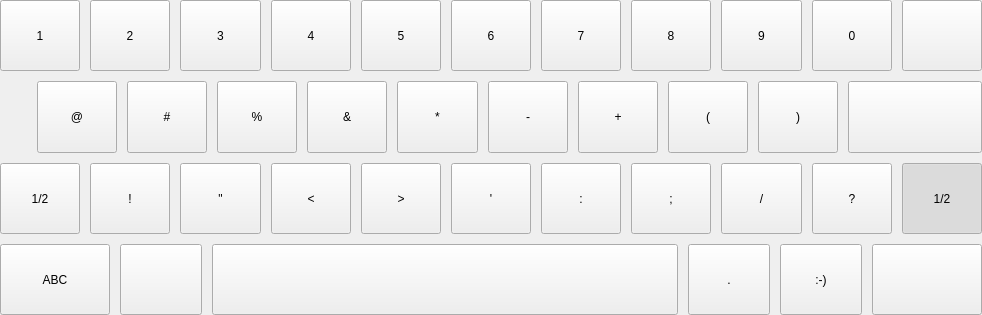
<?xml version="1.0" encoding="UTF-8"?>
<ui version="4.0">
 <class>QExtSymbolKeyboard</class>
 <widget class="QWidget" name="QExtSymbolKeyboard">
  <property name="geometry">
   <rect>
    <x>0</x>
    <y>0</y>
    <width>982</width>
    <height>315</height>
   </rect>
  </property>
  <property name="windowTitle">
   <string>Form</string>
  </property>
  <property name="styleSheet">
   <string notr="true"/>
  </property>
  <layout class="QVBoxLayout" name="verticalLayout">
   <property name="spacing">
    <number>10</number>
   </property>
   <property name="leftMargin">
    <number>0</number>
   </property>
   <property name="topMargin">
    <number>0</number>
   </property>
   <property name="rightMargin">
    <number>0</number>
   </property>
   <property name="bottomMargin">
    <number>0</number>
   </property>
   <item>
    <layout class="QHBoxLayout" name="horizontalLayout">
     <item>
      <widget class="QPushButton" name="btn1">
       <property name="sizePolicy">
        <sizepolicy hsizetype="Preferred" vsizetype="Preferred">
         <horstretch>1</horstretch>
         <verstretch>0</verstretch>
        </sizepolicy>
       </property>
       <property name="sizeIncrement">
        <size>
         <width>4</width>
         <height>3</height>
        </size>
       </property>
       <property name="baseSize">
        <size>
         <width>80</width>
         <height>60</height>
        </size>
       </property>
       <property name="text">
        <string>1</string>
       </property>
       <attribute name="buttonGroup">
        <string notr="true">buttonGroup</string>
       </attribute>
      </widget>
     </item>
     <item>
      <widget class="QPushButton" name="btn2">
       <property name="sizePolicy">
        <sizepolicy hsizetype="Preferred" vsizetype="Preferred">
         <horstretch>1</horstretch>
         <verstretch>0</verstretch>
        </sizepolicy>
       </property>
       <property name="text">
        <string>2</string>
       </property>
       <attribute name="buttonGroup">
        <string notr="true">buttonGroup</string>
       </attribute>
      </widget>
     </item>
     <item>
      <widget class="QPushButton" name="btn3">
       <property name="sizePolicy">
        <sizepolicy hsizetype="Preferred" vsizetype="Preferred">
         <horstretch>1</horstretch>
         <verstretch>0</verstretch>
        </sizepolicy>
       </property>
       <property name="text">
        <string>3</string>
       </property>
       <attribute name="buttonGroup">
        <string notr="true">buttonGroup</string>
       </attribute>
      </widget>
     </item>
     <item>
      <widget class="QPushButton" name="btn4">
       <property name="sizePolicy">
        <sizepolicy hsizetype="Preferred" vsizetype="Preferred">
         <horstretch>1</horstretch>
         <verstretch>0</verstretch>
        </sizepolicy>
       </property>
       <property name="text">
        <string>4</string>
       </property>
       <attribute name="buttonGroup">
        <string notr="true">buttonGroup</string>
       </attribute>
      </widget>
     </item>
     <item>
      <widget class="QPushButton" name="btn5">
       <property name="sizePolicy">
        <sizepolicy hsizetype="Preferred" vsizetype="Preferred">
         <horstretch>1</horstretch>
         <verstretch>0</verstretch>
        </sizepolicy>
       </property>
       <property name="text">
        <string>5</string>
       </property>
       <attribute name="buttonGroup">
        <string notr="true">buttonGroup</string>
       </attribute>
      </widget>
     </item>
     <item>
      <widget class="QPushButton" name="btn6">
       <property name="sizePolicy">
        <sizepolicy hsizetype="Preferred" vsizetype="Preferred">
         <horstretch>1</horstretch>
         <verstretch>0</verstretch>
        </sizepolicy>
       </property>
       <property name="text">
        <string>6</string>
       </property>
       <attribute name="buttonGroup">
        <string notr="true">buttonGroup</string>
       </attribute>
      </widget>
     </item>
     <item>
      <widget class="QPushButton" name="btn7">
       <property name="sizePolicy">
        <sizepolicy hsizetype="Preferred" vsizetype="Preferred">
         <horstretch>1</horstretch>
         <verstretch>0</verstretch>
        </sizepolicy>
       </property>
       <property name="text">
        <string>7</string>
       </property>
       <attribute name="buttonGroup">
        <string notr="true">buttonGroup</string>
       </attribute>
      </widget>
     </item>
     <item>
      <widget class="QPushButton" name="btn8">
       <property name="sizePolicy">
        <sizepolicy hsizetype="Preferred" vsizetype="Preferred">
         <horstretch>1</horstretch>
         <verstretch>0</verstretch>
        </sizepolicy>
       </property>
       <property name="text">
        <string>8</string>
       </property>
       <attribute name="buttonGroup">
        <string notr="true">buttonGroup</string>
       </attribute>
      </widget>
     </item>
     <item>
      <widget class="QPushButton" name="btn9">
       <property name="sizePolicy">
        <sizepolicy hsizetype="Preferred" vsizetype="Preferred">
         <horstretch>1</horstretch>
         <verstretch>0</verstretch>
        </sizepolicy>
       </property>
       <property name="text">
        <string>9</string>
       </property>
       <attribute name="buttonGroup">
        <string notr="true">buttonGroup</string>
       </attribute>
      </widget>
     </item>
     <item>
      <widget class="QPushButton" name="btn10">
       <property name="sizePolicy">
        <sizepolicy hsizetype="Preferred" vsizetype="Preferred">
         <horstretch>1</horstretch>
         <verstretch>0</verstretch>
        </sizepolicy>
       </property>
       <property name="text">
        <string>0</string>
       </property>
       <attribute name="buttonGroup">
        <string notr="true">buttonGroup</string>
       </attribute>
      </widget>
     </item>
     <item>
      <widget class="QPushButton" name="backspace">
       <property name="sizePolicy">
        <sizepolicy hsizetype="Preferred" vsizetype="Preferred">
         <horstretch>1</horstretch>
         <verstretch>0</verstretch>
        </sizepolicy>
       </property>
       <property name="text">
        <string/>
       </property>
       <property name="icon">
        <iconset resource="res.qrc">
         <normaloff>:/QExtKeyboard/images/backspace.png</normaloff>:/QExtKeyboard/images/backspace.png</iconset>
       </property>
       <property name="iconSize">
        <size>
         <width>48</width>
         <height>48</height>
        </size>
       </property>
      </widget>
     </item>
    </layout>
   </item>
   <item>
    <layout class="QHBoxLayout" name="horizontalLayout_2">
     <item>
      <widget class="QWidget" name="widget" native="true">
       <property name="sizePolicy">
        <sizepolicy hsizetype="Preferred" vsizetype="Preferred">
         <horstretch>1</horstretch>
         <verstretch>0</verstretch>
        </sizepolicy>
       </property>
      </widget>
     </item>
     <item>
      <widget class="QPushButton" name="btn11">
       <property name="sizePolicy">
        <sizepolicy hsizetype="Preferred" vsizetype="Preferred">
         <horstretch>3</horstretch>
         <verstretch>0</verstretch>
        </sizepolicy>
       </property>
       <property name="text">
        <string>@</string>
       </property>
       <attribute name="buttonGroup">
        <string notr="true">buttonGroup</string>
       </attribute>
      </widget>
     </item>
     <item>
      <widget class="QPushButton" name="btn12">
       <property name="sizePolicy">
        <sizepolicy hsizetype="Ignored" vsizetype="Preferred">
         <horstretch>3</horstretch>
         <verstretch>0</verstretch>
        </sizepolicy>
       </property>
       <property name="text">
        <string>#</string>
       </property>
       <attribute name="buttonGroup">
        <string notr="true">buttonGroup</string>
       </attribute>
      </widget>
     </item>
     <item>
      <widget class="QPushButton" name="btn13">
       <property name="sizePolicy">
        <sizepolicy hsizetype="Preferred" vsizetype="Preferred">
         <horstretch>3</horstretch>
         <verstretch>0</verstretch>
        </sizepolicy>
       </property>
       <property name="text">
        <string>%</string>
       </property>
       <attribute name="buttonGroup">
        <string notr="true">buttonGroup</string>
       </attribute>
      </widget>
     </item>
     <item>
      <widget class="QPushButton" name="btn14">
       <property name="sizePolicy">
        <sizepolicy hsizetype="Preferred" vsizetype="Preferred">
         <horstretch>3</horstretch>
         <verstretch>0</verstretch>
        </sizepolicy>
       </property>
       <property name="text">
        <string>&amp;&amp;</string>
       </property>
       <attribute name="buttonGroup">
        <string notr="true">buttonGroup</string>
       </attribute>
      </widget>
     </item>
     <item>
      <widget class="QPushButton" name="btn15">
       <property name="sizePolicy">
        <sizepolicy hsizetype="Preferred" vsizetype="Preferred">
         <horstretch>3</horstretch>
         <verstretch>0</verstretch>
        </sizepolicy>
       </property>
       <property name="text">
        <string>*</string>
       </property>
       <attribute name="buttonGroup">
        <string notr="true">buttonGroup</string>
       </attribute>
      </widget>
     </item>
     <item>
      <widget class="QPushButton" name="btn16">
       <property name="sizePolicy">
        <sizepolicy hsizetype="Preferred" vsizetype="Preferred">
         <horstretch>3</horstretch>
         <verstretch>0</verstretch>
        </sizepolicy>
       </property>
       <property name="text">
        <string>-</string>
       </property>
       <attribute name="buttonGroup">
        <string notr="true">buttonGroup</string>
       </attribute>
      </widget>
     </item>
     <item>
      <widget class="QPushButton" name="btn17">
       <property name="sizePolicy">
        <sizepolicy hsizetype="Preferred" vsizetype="Preferred">
         <horstretch>3</horstretch>
         <verstretch>0</verstretch>
        </sizepolicy>
       </property>
       <property name="text">
        <string>+</string>
       </property>
       <attribute name="buttonGroup">
        <string notr="true">buttonGroup</string>
       </attribute>
      </widget>
     </item>
     <item>
      <widget class="QPushButton" name="btn18">
       <property name="sizePolicy">
        <sizepolicy hsizetype="Preferred" vsizetype="Preferred">
         <horstretch>3</horstretch>
         <verstretch>0</verstretch>
        </sizepolicy>
       </property>
       <property name="text">
        <string>(</string>
       </property>
       <attribute name="buttonGroup">
        <string notr="true">buttonGroup</string>
       </attribute>
      </widget>
     </item>
     <item>
      <widget class="QPushButton" name="btn19">
       <property name="sizePolicy">
        <sizepolicy hsizetype="Preferred" vsizetype="Preferred">
         <horstretch>3</horstretch>
         <verstretch>0</verstretch>
        </sizepolicy>
       </property>
       <property name="text">
        <string>)</string>
       </property>
       <attribute name="buttonGroup">
        <string notr="true">buttonGroup</string>
       </attribute>
      </widget>
     </item>
     <item>
      <widget class="QPushButton" name="enter">
       <property name="sizePolicy">
        <sizepolicy hsizetype="Preferred" vsizetype="Preferred">
         <horstretch>5</horstretch>
         <verstretch>0</verstretch>
        </sizepolicy>
       </property>
       <property name="sizeIncrement">
        <size>
         <width>5</width>
         <height>0</height>
        </size>
       </property>
       <property name="baseSize">
        <size>
         <width>80</width>
         <height>80</height>
        </size>
       </property>
       <property name="text">
        <string/>
       </property>
       <property name="icon">
        <iconset resource="res.qrc">
         <normaloff>:/QExtKeyboard/images/enter.png</normaloff>:/QExtKeyboard/images/enter.png</iconset>
       </property>
       <property name="iconSize">
        <size>
         <width>48</width>
         <height>48</height>
        </size>
       </property>
      </widget>
     </item>
    </layout>
   </item>
   <item>
    <layout class="QHBoxLayout" name="horizontalLayout_3">
     <item>
      <widget class="QPushButton" name="pagel">
       <property name="sizePolicy">
        <sizepolicy hsizetype="Preferred" vsizetype="Preferred">
         <horstretch>0</horstretch>
         <verstretch>0</verstretch>
        </sizepolicy>
       </property>
       <property name="text">
        <string>1/2</string>
       </property>
       <property name="iconSize">
        <size>
         <width>48</width>
         <height>48</height>
        </size>
       </property>
      </widget>
     </item>
     <item>
      <widget class="QPushButton" name="btn20">
       <property name="sizePolicy">
        <sizepolicy hsizetype="Preferred" vsizetype="Preferred">
         <horstretch>0</horstretch>
         <verstretch>0</verstretch>
        </sizepolicy>
       </property>
       <property name="text">
        <string>!</string>
       </property>
       <attribute name="buttonGroup">
        <string notr="true">buttonGroup</string>
       </attribute>
      </widget>
     </item>
     <item>
      <widget class="QPushButton" name="btn21">
       <property name="sizePolicy">
        <sizepolicy hsizetype="Preferred" vsizetype="Preferred">
         <horstretch>0</horstretch>
         <verstretch>0</verstretch>
        </sizepolicy>
       </property>
       <property name="text">
        <string>&quot;</string>
       </property>
       <attribute name="buttonGroup">
        <string notr="true">buttonGroup</string>
       </attribute>
      </widget>
     </item>
     <item>
      <widget class="QPushButton" name="btn22">
       <property name="sizePolicy">
        <sizepolicy hsizetype="Preferred" vsizetype="Preferred">
         <horstretch>0</horstretch>
         <verstretch>0</verstretch>
        </sizepolicy>
       </property>
       <property name="text">
        <string>&lt;</string>
       </property>
       <attribute name="buttonGroup">
        <string notr="true">buttonGroup</string>
       </attribute>
      </widget>
     </item>
     <item>
      <widget class="QPushButton" name="btn23">
       <property name="sizePolicy">
        <sizepolicy hsizetype="Preferred" vsizetype="Preferred">
         <horstretch>0</horstretch>
         <verstretch>0</verstretch>
        </sizepolicy>
       </property>
       <property name="text">
        <string>&gt;</string>
       </property>
       <attribute name="buttonGroup">
        <string notr="true">buttonGroup</string>
       </attribute>
      </widget>
     </item>
     <item>
      <widget class="QPushButton" name="btn24">
       <property name="sizePolicy">
        <sizepolicy hsizetype="Preferred" vsizetype="Preferred">
         <horstretch>0</horstretch>
         <verstretch>0</verstretch>
        </sizepolicy>
       </property>
       <property name="text">
        <string>'</string>
       </property>
       <attribute name="buttonGroup">
        <string notr="true">buttonGroup</string>
       </attribute>
      </widget>
     </item>
     <item>
      <widget class="QPushButton" name="btn25">
       <property name="sizePolicy">
        <sizepolicy hsizetype="Preferred" vsizetype="Preferred">
         <horstretch>0</horstretch>
         <verstretch>0</verstretch>
        </sizepolicy>
       </property>
       <property name="text">
        <string>:</string>
       </property>
       <attribute name="buttonGroup">
        <string notr="true">buttonGroup</string>
       </attribute>
      </widget>
     </item>
     <item>
      <widget class="QPushButton" name="btn26">
       <property name="sizePolicy">
        <sizepolicy hsizetype="Preferred" vsizetype="Preferred">
         <horstretch>0</horstretch>
         <verstretch>0</verstretch>
        </sizepolicy>
       </property>
       <property name="text">
        <string>;</string>
       </property>
       <attribute name="buttonGroup">
        <string notr="true">buttonGroup</string>
       </attribute>
      </widget>
     </item>
     <item>
      <widget class="QPushButton" name="btn27">
       <property name="sizePolicy">
        <sizepolicy hsizetype="Preferred" vsizetype="Preferred">
         <horstretch>0</horstretch>
         <verstretch>0</verstretch>
        </sizepolicy>
       </property>
       <property name="text">
        <string>/</string>
       </property>
       <attribute name="buttonGroup">
        <string notr="true">buttonGroup</string>
       </attribute>
      </widget>
     </item>
     <item>
      <widget class="QPushButton" name="btn28">
       <property name="sizePolicy">
        <sizepolicy hsizetype="Preferred" vsizetype="Preferred">
         <horstretch>0</horstretch>
         <verstretch>0</verstretch>
        </sizepolicy>
       </property>
       <property name="text">
        <string>?</string>
       </property>
       <attribute name="buttonGroup">
        <string notr="true">buttonGroup</string>
       </attribute>
      </widget>
     </item>
     <item>
      <widget class="QPushButton" name="pager">
       <property name="sizePolicy">
        <sizepolicy hsizetype="Preferred" vsizetype="Preferred">
         <horstretch>0</horstretch>
         <verstretch>0</verstretch>
        </sizepolicy>
       </property>
       <property name="text">
        <string>1/2</string>
       </property>
       <property name="iconSize">
        <size>
         <width>48</width>
         <height>48</height>
        </size>
       </property>
       <property name="checkable">
        <bool>true</bool>
       </property>
       <property name="checked">
        <bool>true</bool>
       </property>
      </widget>
     </item>
    </layout>
   </item>
   <item>
    <layout class="QHBoxLayout" name="horizontalLayout_4">
     <item>
      <widget class="QPushButton" name="symbol">
       <property name="sizePolicy">
        <sizepolicy hsizetype="Preferred" vsizetype="Preferred">
         <horstretch>4</horstretch>
         <verstretch>0</verstretch>
        </sizepolicy>
       </property>
       <property name="text">
        <string>ABC</string>
       </property>
      </widget>
     </item>
     <item>
      <widget class="QPushButton" name="language">
       <property name="sizePolicy">
        <sizepolicy hsizetype="Preferred" vsizetype="Preferred">
         <horstretch>3</horstretch>
         <verstretch>0</verstretch>
        </sizepolicy>
       </property>
       <property name="text">
        <string/>
       </property>
       <property name="icon">
        <iconset resource="res.qrc">
         <normaloff>:/QExtKeyboard/images/globe.png</normaloff>:/QExtKeyboard/images/globe.png</iconset>
       </property>
       <property name="iconSize">
        <size>
         <width>48</width>
         <height>48</height>
        </size>
       </property>
      </widget>
     </item>
     <item>
      <widget class="QPushButton" name="space">
       <property name="sizePolicy">
        <sizepolicy hsizetype="Preferred" vsizetype="Preferred">
         <horstretch>17</horstretch>
         <verstretch>0</verstretch>
        </sizepolicy>
       </property>
       <property name="text">
        <string/>
       </property>
      </widget>
     </item>
     <item>
      <widget class="QPushButton" name="btn29">
       <property name="sizePolicy">
        <sizepolicy hsizetype="Preferred" vsizetype="Preferred">
         <horstretch>3</horstretch>
         <verstretch>0</verstretch>
        </sizepolicy>
       </property>
       <property name="text">
        <string>.</string>
       </property>
       <attribute name="buttonGroup">
        <string notr="true">buttonGroup</string>
       </attribute>
      </widget>
     </item>
     <item>
      <widget class="QPushButton" name="btn30">
       <property name="sizePolicy">
        <sizepolicy hsizetype="Preferred" vsizetype="Preferred">
         <horstretch>3</horstretch>
         <verstretch>0</verstretch>
        </sizepolicy>
       </property>
       <property name="text">
        <string>:-)</string>
       </property>
       <attribute name="buttonGroup">
        <string notr="true">buttonGroup</string>
       </attribute>
      </widget>
     </item>
     <item>
      <widget class="QPushButton" name="hide">
       <property name="sizePolicy">
        <sizepolicy hsizetype="Preferred" vsizetype="Preferred">
         <horstretch>4</horstretch>
         <verstretch>0</verstretch>
        </sizepolicy>
       </property>
       <property name="text">
        <string/>
       </property>
       <property name="icon">
        <iconset resource="res.qrc">
         <normaloff>:/QExtKeyboard/images/hidekeyboard.png</normaloff>:/QExtKeyboard/images/hidekeyboard.png</iconset>
       </property>
       <property name="iconSize">
        <size>
         <width>48</width>
         <height>48</height>
        </size>
       </property>
      </widget>
     </item>
    </layout>
   </item>
  </layout>
 </widget>
 <resources>
  <include location="res.qrc"/>
 </resources>
 <connections/>
 <buttongroups>
  <buttongroup name="buttonGroup"/>
 </buttongroups>
</ui>
